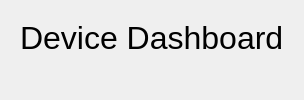
<?xml version='1.0' encoding='UTF-8'?>
<ui version="4.0">
  <class>DevicesPage</class>
  <widget class="QWidget" name="devicesPage">
    <layout class="QVBoxLayout" name="verticalLayout_3">
      <item>
        <widget class="QWidget" name="devicesHeader" native="true">
          <property name="sizePolicy">
            <sizepolicy hsizetype="Preferred" vsizetype="Maximum">
              <horstretch>0</horstretch>
              <verstretch>0</verstretch>
            </sizepolicy>
          </property>
          <layout class="QHBoxLayout" name="horizontalLayout_3">
            <item>
              <widget class="QLabel" name="devicesLabel">
                <property name="sizePolicy">
                  <sizepolicy hsizetype="Preferred" vsizetype="Preferred">
                    <horstretch>0</horstretch>
                    <verstretch>0</verstretch>
                  </sizepolicy>
                </property>
                <property name="font">
                  <font>
                    <pointsize>24</pointsize>
                  </font>
                </property>
                <property name="text">
                  <string>Device Dashboard</string>
                </property>
              </widget>
            </item>
          </layout>
        </widget>
      </item>
      <item>
        <widget class="QWidget" name="devicesBody" native="true">
          <property name="styleSheet">
            <string notr="true">
              #ACContainer, #lightsContainer, #sensorsContainer, #speakersContainer {
                background-color: #343b47;
                border-radius: 8px;
              }
            </string>
          </property>
          <layout class="QHBoxLayout" name="horizontalLayout_2">
            <item>
              <widget class="LightsPanel" name="lightsContainer">
              </widget>
            </item>
            <item>
              <widget class="SensorsPanel" name="sensorsContainer">
              </widget>
            </item>
            <item>
              <widget class="AcPanel" name="ACContainer">
              </widget>
            </item>
            <item>
              <widget class="SpeakersPanel" name="speakersContainer">
              </widget>
            </item>
          </layout>
        </widget>
      </item>
    </layout>
  </widget>
  <customwidgets>
    <customwidget>
      <class>LightsPanel</class>
      <extends>QWidget</extends>
      <header>Pages/Devices/Components/lights_panel.h</header>
    </customwidget>
    <customwidget>
      <class>AcPanel</class>
      <extends>QWidget</extends>
      <header>Pages/Devices/Components/ac_panel.h</header>
    </customwidget>
    <customwidget>
      <class>SpeakersPanel</class>
      <extends>QWidget</extends>
      <header>Pages/Devices/Components/speakers_panel.h</header>
    </customwidget>
    <customwidget>
      <class>SensorsPanel</class>
      <extends>QWidget</extends>
      <header>Pages/Devices/Components/sensors_panel.h</header>
    </customwidget>
  </customwidgets>
  <resources />
  <connections />
</ui>
